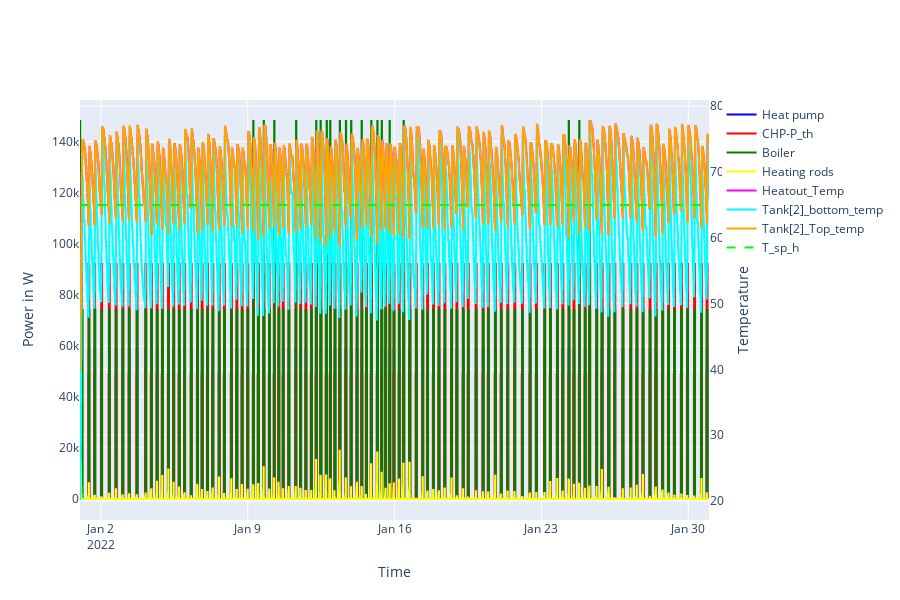

The code cell stored with this chart in its notebook:
### Markdown cell above
# Aggregated plot

### Code cell
fig = go.Figure()

# ----------------------------------------------------------------Power plots---------------------------------------------
fig.add_trace(go.Scatter(
    y=df['hp_supply'],
    x = df.index,
    mode='lines',
    name='Heat pump',
    line=dict(color='blue', shape="hv")
))

# Second plot (Boiler Simulation)
fig.add_trace(go.Scatter(
    y=df['chp_supply'],
    x = df.index,
    mode='lines',
    name='CHP-P_th',
    line=dict(color='red', shape="hv"),
    # yaxis='y2'  # Associate it with a second subplot
))

fig.add_trace(go.Scatter(
    y=df['Boilersim-0.BOILER_0-P_th'],
    x = df.index,
    mode='lines',
    name='Boiler',
    line=dict(color='green', shape="hv"),
    # yaxis='y2'  # Associate it with a second subplot
))

fig.add_trace(go.Scatter(
    y=df['P_hr'],
    x = df.index,
    mode='lines',
    name='Heating rods',
    line=dict(color='yellow', shape="hv"),
    # yaxis='y2'  # Associate it with a second subplot
))
#----------------------------------------------------------------Temp plots-----------------------------------------------------------
fig.add_trace(go.Scatter(
    y=df['heatout_T'],
    x = df.index,
    mode='lines',
    name='Heatout_Temp',
    line=dict(color='magenta', shape="hv"),
    yaxis='y2'  # Associate it with a second subplot
))

fig.add_trace(go.Scatter(
    y=df['HWTSim2_sensor0_T'],
    x = df.index,
    mode='lines',
    name='Tank[2]_bottom_temp',
    line=dict(color='cyan', shape="hv"),
    yaxis='y2'  
))

fig.add_trace(go.Scatter(
    y=df['HWTSim2_sensor2_T'],
    x = df.index,
    mode='lines',
    name='Tank[2]_Top_temp',
    line=dict(color='orange', shape="hv"),
    yaxis='y2'  
))

fig.add_trace(go.Scatter(
    x=[df.index.min(), df.index.max()],  
    y=[65, 65],  # Constant y-value
    mode="lines",
    name="T_sp_h",
    line=dict(color="lime", dash="dash"),
    yaxis="y2"  
))

# --------------------------------------------------------------Chp uptime plots -------------------------------------
# fig.add_trace(go.Scatter(
#     y=df['CHPSim-0.CHP_0-chp_uptime'],
#     x = df.index,
#     mode='lines',
#     name='chp uptime',
#     line=dict(color='cyan', shape="hv"),
#     yaxis='y3'  # Associate it with a second subplot
# ))

# fig.add_trace(go.Scatter(
#     y=df['CHPSim-0.CHP_0-chp_uptime'],
#     x = df.index,
#     mode='lines',
#     name='chp uptime from controller',
#     line=dict(color='lime', shape="hv"),
#     yaxis='y3'  # Associate it with a second subplot
# ))
#------------------------------------------------------------------------------------------------------
fig.update_layout(
    height=600,  # Total height of the figure
    showlegend=True,
    xaxis=dict(title='Time'),
    yaxis=dict(title='Power in W'),
    yaxis2=dict(
        title='Temperature',
        overlaying='y',  # Overlay y-axis for second subplot
        side='right',
        anchor='free',
        position=1
    ),
    yaxis3 = dict(title='uptime in minutes',
        overlaying='y',  # Overlay y-axis for second subplot
        side='right',
        anchor='free',
        position=1)
)

fig.show()

### Figure 1 — Plotly figure (JSON) as saved in the notebook; plotly's stock layout.template omitted (floating-point values rounded to 4 significant figures; data arrays with more than 128 entries replaced by an {"elided": "..."} marker saying what was removed)
{"data": [{"line": {"color": "blue", "shape": "hv"}, "mode": "lines", "name": "Heat pump", "type": "scatter", "x": {"elided": "2880 str values"}, "y": {"elided": "2880 int values"}}, {"line": {"color": "red", "shape": "hv"}, "mode": "lines", "name": "CHP-P_th", "type": "scatter", "x": {"elided": "2880 str values"}, "y": {"elided": "2880 float values"}}, {"line": {"color": "green", "shape": "hv"}, "mode": "lines", "name": "Boiler", "type": "scatter", "x": {"elided": "2880 str values"}, "y": {"elided": "2880 int values"}}, {"line": {"color": "yellow", "shape": "hv"}, "mode": "lines", "name": "Heating rods", "type": "scatter", "x": {"elided": "2880 str values"}, "y": {"elided": "2880 float values"}}, {"line": {"color": "magenta", "shape": "hv"}, "mode": "lines", "name": "Heatout_Temp", "type": "scatter", "x": {"elided": "2880 str values"}, "y": {"elided": "2880 float values"}, "yaxis": "y2"}, {"line": {"color": "cyan", "shape": "hv"}, "mode": "lines", "name": "Tank[2]_bottom_temp", "type": "scatter", "x": {"elided": "2880 str values"}, "y": {"elided": "2880 float values"}, "yaxis": "y2"}, {"line": {"color": "orange", "shape": "hv"}, "mode": "lines", "name": "Tank[2]_Top_temp", "type": "scatter", "x": {"elided": "2880 str values"}, "y": {"elided": "2880 float values"}, "yaxis": "y2"}, {"line": {"color": "lime", "dash": "dash"}, "mode": "lines", "name": "T_sp_h", "type": "scatter", "x": ["2022-01-01T00:00:00", "2022-01-30T23:45:00"], "y": [65, 65], "yaxis": "y2"}], "layout": {"height": 600, "showlegend": true, "xaxis": {"title": {"text": "Time"}}, "yaxis": {"title": {"text": "Power in W"}}, "yaxis2": {"anchor": "free", "overlaying": "y", "position": 1, "side": "right", "title": {"text": "Temperature"}}, "yaxis3": {"anchor": "free", "overlaying": "y", "position": 1, "side": "right", "title": {"text": "uptime in minutes"}}}}
